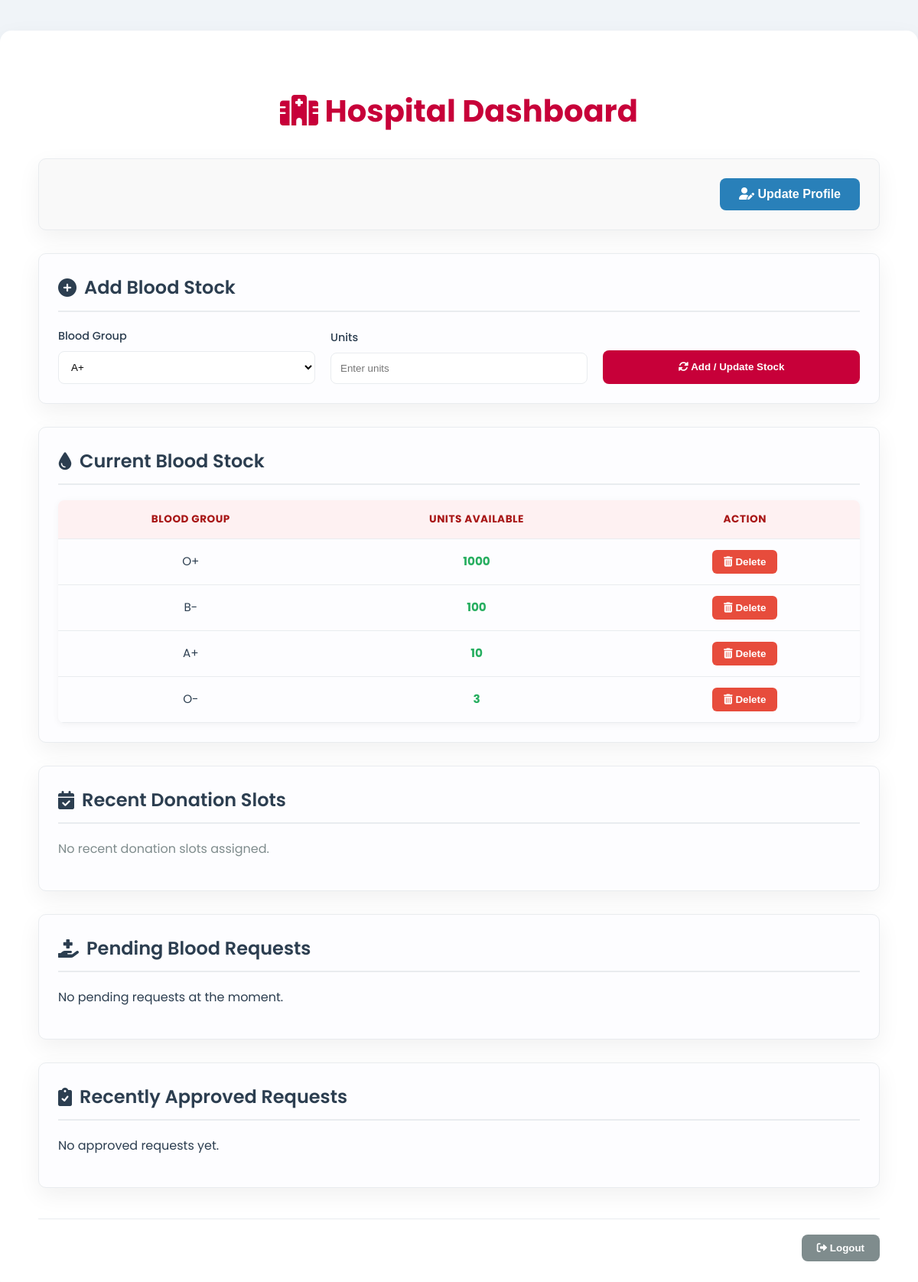
/hospital-dashboard/ (signed in), run on the app's committed database.
### bloodmanager/models.py (models this page shows, shortened)
class BloodStock(models.Model):
    hospital = models.ForeignKey(Hospital, on_delete=models.CASCADE, null=True, blank=True)
    blood_group = models.CharField(max_length=3, choices=BLOOD_GROUP_CHOICES)
    units = models.PositiveIntegerField(default=0)

### bloodmanager/views.py (the view, shortened to what this page needs)
# urls.py: path('hospital-dashboard/', views.hospital_dashboard, name='hospital-dashboard'),
@login_required
def hospital_dashboard(request):
    hospital = request.user.hospital  # current logged-in hospital
    stock = BloodStock.objects.filter(hospital=hospital)
    pending_requests = BloodRequest.objects.filter(hospital=hospital, status='Pending').select_related('patient', 'patient__user').order_by('-created_at')
    approved_requests = BloodRequest.objects.filter(hospital=hospital, status='Approved').select_related('patient', 'patient__user').order_by('-created_at')[:5]
    recent_slots = DonationSlot.objects.filter(hospital=hospital).select_related('donor', 'donor__user').order_by('-date', '-time')[:5]
    context = {
        'stock': stock,
        'pending_requests': pending_requests,
        'approved_requests': approved_requests,
        'recent_slots': recent_slots,
        'BLOOD_GROUP_CHOICES': getattr(BloodStock, 'BLOOD_GROUP_CHOICES', [
            ('A+', 'A+'), ('A-', 'A-'), ('B+', 'B+'), ('B-', 'B-'),
            ('AB+', 'AB+'), ('AB-', 'AB-'), ('O+', 'O+'), ('O-', 'O-')
        ]),
    }
    return render(request, 'hospital/hospital_dashboard.html', context)

### bloodmanager/templates/hospital/hospital_dashboard.html (shortened to what this page needs)
{% load static %}
<!DOCTYPE html>
<html lang="en">
<head>
<link rel="stylesheet" href="https://cdnjs.cloudflare.com/ajax/libs/font-awesome/6.0.0-beta3/css/all.min.css">
</head>
<body>
<div class="container">
    <h2><i class="fas fa-hospital-alt"></i> Hospital Dashboard</h2>
    <div class="dashboard-section" style="text-align: right; background: #f9f9f9;">
        <a href="{% url 'hospital_edit_profile' %}" class="profile-link">
            <button type="button"><i class="fas fa-user-edit"></i> Update Profile</button>
        </a>
    </div>
    <div class="dashboard-section">
        <h3><i class="fas fa-plus-circle"></i> Add Blood Stock</h3>
        <form method="POST" class="add-stock-form">
            <div>
                <label>Blood Group</label>
                <select name="blood_group">
                    {% for bg_value, bg_label in BLOOD_GROUP_CHOICES %}
                        <option value="{{ bg_value }}">{{ bg_label }}</option>
                    {% endfor %}
                </select>
            </div>
            <div>
                <label>Units</label>
                <input type="number" name="units" min="1" placeholder="Enter units" required>
            </div>
            <button type="submit" name="add_stock">
                <i class="fas fa-sync-alt"></i> Add / Update Stock
            </button>
        </form>
    </div>
    <div class="dashboard-section">
        <h3><i class="fas fa-tint"></i> Current Blood Stock</h3>
        <table>
            <thead><tr><th>Blood Group</th><th>Units Available</th><th>Action</th></tr></thead>
            <tbody>
                {% for s in stock %}
                <tr>
                    <td>{{ s.blood_group }}</td>
                    <td class="units-available">{{ s.units }}</td>
                    <td>
                        <form method="POST" action="{% url 'delete_stock' s.id %}" onsubmit="return confirm('Delete {{ s.blood_group }} stock?');">
                            <button type="submit" class="delete-btn"><i class="fas fa-trash-alt"></i> Delete</button>
                        </form>
                    </td>
                </tr>
                {% empty %}
                <tr><td colspan="3">No blood stock currently recorded.</td></tr>
                {% endfor %}
            </tbody>
        </table>
    </div>
    <div class="dashboard-section">
        <h3><i class="fas fa-calendar-check"></i> Recent Donation Slots</h3>
        {% if recent_slots %}
        <table>
            <thead><tr><th>Donor</th><th>Date</th><th>Time</th><th>Status</th></tr></thead>
            <tbody>
                {% for slot in recent_slots %}
                <tr>
                    <td>{{ slot.donor.user.username }}</td>
                    <td>{{ slot.date }}</td>
                    <td>{{ slot.time }}</td>
                    <td>
                        {% if slot.completed %}
                            <span style="color: var(--success-green); font-weight: 600;">Completed</span>
                        {% elif slot.accepted %}
                            <span style="color: var(--accent-blue); font-weight: 600;">Accepted</span>
                        {% else %}
                            <span style="color: var(--danger-red); font-weight: 600;">Pending</span>
                        {% endif %}
                    </td>
                </tr>
                {% endfor %}
            </tbody>
        </table>
        {% else %}
            <p style="color: var(--text-light);">No recent donation slots assigned.</p>
        {% endif %}
    </div>
    <div class="dashboard-section">
        <h3><i class="fas fa-hand-holding-medical"></i> Pending Blood Requests</h3>
        {% if pending_requests %}
        <table>
            <thead><tr><th>Patient</th><th>Blood Group</th><th>Units</th><th>Requested On</th><th>Actions</th></tr></thead>
            <tbody>
                {% for req in pending_requests %}
                <tr>
                    <td>{{ req.patient.user.username }}</td>
                    <td>{{ req.blood_group }}</td>
                    <td>{{ req.units }}</td>
                    <td>{{ req.created_at|date:"M d, Y H:i" }}</td>
                    <td>
                        <form method="POST" style="display:inline;">
                            {% csrf_token %}
                            <input type="hidden" name="request_id" value="{{ req.id }}">
                            <button type="submit" name="approve_request" class="approve-btn"><i class="fas fa-check"></i> Approve</button>
                        </form>
                        <form method="POST" style="display:inline;">
                            {% csrf_token %}
                            <input type="hidden" name="request_id" value="{{ req.id }}">
                            <button type="submit" name="reject_request" class="delete-btn"><i class="fas fa-times"></i> Reject</button>
                        </form>
                    </td>
                </tr>
                {% endfor %}
            </tbody>
        </table>
        {% else %}
        <p>No pending requests at the moment.</p>
        {% endif %}
    </div>
    <div class="dashboard-section">
        <h3><i class="fas fa-clipboard-check"></i> Recently Approved Requests</h3>
        {% if approved_requests %}
        <ul>
            {% for req in approved_requests %}
            <li>{{ req.patient.user.username }} - {{ req.units }} unit(s) of {{ req.blood_group }} ({{ req.created_at|date:"M d, Y" }})</li>
            {% endfor %}
        </ul>
        {% else %}
        <p>No approved requests yet.</p>
        {% endif %}
    </div>
    <div class="logout-section">
        <form method="POST" action="{% url 'logout' %}">
            <button type="submit"><i class="fas fa-sign-out-alt"></i> Logout</button>
        </form>
    </div>
</div>
</body>
</html>

### bloodmanager/templates/hospital/hospital_dashboard.html (style rules this page uses)
:root { --primary-red: #c70039; --secondary-red: #a81616; --background: #f0f4f8; --card-bg: #ffffff; --text-dark: #2c3e50; --text-light: #7f8c8d; --border: #e9ecef; --accent-blue: #2980b9; --success-green: #27ae60; --danger-red: #e74c3c; --shadow: 0 10px 30px rgba(0,0,0,0.06); }
body { font-family: 'Poppins', sans-serif; background: var(--background); margin: 0; padding: 0; line-height: 1.6; color: var(--text-dark); }
.container { max-width: 1100px; margin: 40px auto; background: var(--card-bg); padding: 40px 50px; border-radius: 15px; box-shadow: var(--shadow); }
h2 { color: var(--primary-red); margin-bottom: 30px; text-align: center; font-size: 2.5rem; font-weight: 700; }
.dashboard-section { background: #fdfdff; padding: 25px; border-radius: 10px; border: 1px solid var(--border); margin-bottom: 30px; box-shadow: var(--shadow); }
h3 { color: var(--text-dark); margin-top: 0; margin-bottom: 20px; font-size: 1.5rem; font-weight: 600; padding-bottom: 10px; border-bottom: 2px solid var(--border); display: flex; align-items: center; gap: 10px; }
.add-stock-form { display: grid; grid-template-columns: repeat(3, 1fr); gap: 20px; align-items: end; }
form label { display: block; margin-bottom: 8px; font-weight: 500; color: var(--text-dark); font-size: 0.9rem; }
form select, form input[type=number] { width: 100%; padding: 12px; border-radius: 8px; border: 1px solid var(--border); transition: border-color 0.3s, box-shadow 0.3s; box-sizing: border-box; background: white; }
form button[name="add_stock"] { background: var(--primary-red); color: #fff; border: none; padding: 12px 20px; border-radius: 8px; cursor: pointer; font-weight: 600; transition: background-color 0.3s, transform 0.2s; height: 44px; }
table { width: 100%; border-collapse: separate; border-spacing: 0; margin-top: 15px; border-radius: 8px; overflow: hidden; box-shadow: 0 2px 10px rgba(0,0,0,0.05); }
th, td { padding: 14px 15px; text-align: center; border-bottom: 1px solid var(--border); font-size: 0.95rem; }
th { background: #fef1f2; color: var(--secondary-red); font-weight: 700; text-transform: uppercase; font-size: 0.85rem; letter-spacing: 0.5px; }
.units-available { font-weight: 700; color: var(--success-green); }
.delete-btn { background: var(--danger-red); color: white; padding: 8px 15px; border: none; border-radius: 6px; cursor: pointer; font-weight: 600; transition: background-color 0.3s; }
.profile-link button { background: var(--accent-blue); color: #fff; border-radius: 8px; padding: 12px 25px; cursor: pointer; border: none; font-weight: 600; transition: background-color 0.3s; font-size: 1rem; }
.logout-section { margin-top: 40px; text-align: right; padding-top: 20px; border-top: 1px solid var(--border); }
.logout-section button { background: var(--text-light); padding: 10px 20px; border-radius: 8px; color: #fff; border: none; cursor: pointer; font-weight: 600; transition: background-color 0.3s; }

### data on the page
BloodStock: blood_group "O+", units "1000"
BloodStock: blood_group "B-", units "100"
BloodStock: blood_group "A+", units "10"
BloodStock: blood_group "O-", units "3"

### other printed values
form field blood_group "A+"
